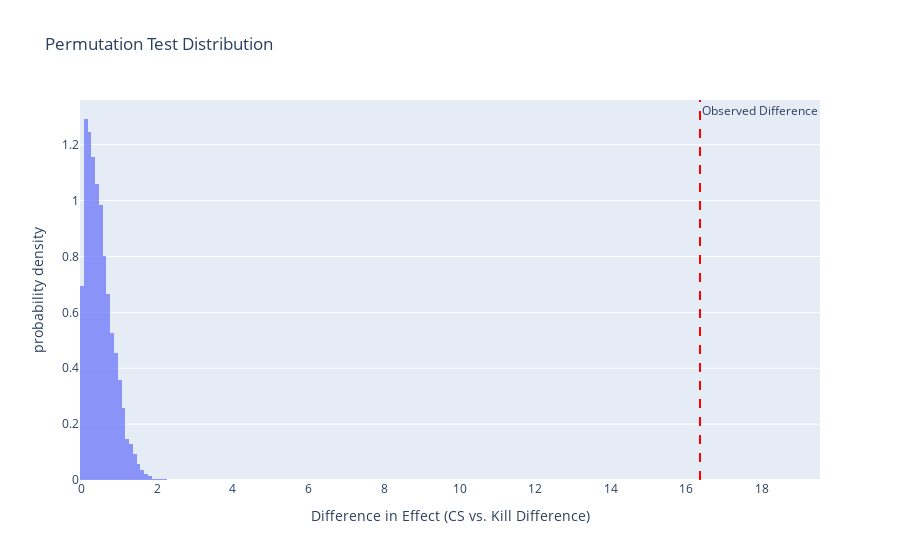

Write notebook code for a chart like this one.
### Markdown cell above
## Step 4: Hypothesis Testing

### Code cell
# Null Hypothesis: CS difference and Kill difference at 10 minutes have the same effect on winning. 

# Alternative Hypothesis: CS difference or Kill difference at 10 minutes has a significantly stronger effect on winning. 

# Test Statistic: Mean Difference 

new_cleaned = cleaned.dropna(subset=['csdiffat10', 'killdiffat10', 'golddiffat10', 'xpdiffat10'])

cs_diff = new_cleaned['csdiffat10'].values
kill_diff = new_cleaned['killdiffat10'].values
win = new_cleaned['result'].values

cs_win_mean = np.mean(cs_diff[win == 1])
cs_lose_mean = np.mean(cs_diff[win == 0])
kill_win_mean = np.mean(kill_diff[win == 1])
kill_lose_mean = np.mean(kill_diff[win == 0])

obs_cs_diff = cs_win_mean - cs_lose_mean
obs_kill_diff = kill_win_mean - kill_lose_mean

n = 10000
perm_diffs = np.zeros(n)

for i in range(n):
    perm_labels = np.random.permutation(win)
    perm_cs_win_mean = np.mean(cs_diff[perm_labels == 1])
    perm_cs_lose_mean = np.mean(cs_diff[perm_labels == 0])
    perm_kill_win_mean = np.mean(kill_diff[perm_labels == 1])
    perm_kill_lose_mean = np.mean(kill_diff[perm_labels == 0])
    
    perm_diffs[i] = abs((perm_cs_win_mean - perm_cs_lose_mean) - (perm_kill_win_mean - perm_kill_lose_mean))

obs_diff = abs(obs_cs_diff - obs_kill_diff)
p_value = np.mean(perm_diffs >= obs_diff)

obs_diff, p_value

perm_df = pd.DataFrame({'Permutation Differences': perm_diffs})

fig = px.histogram(
    perm_df,
    x="Permutation Differences",
    nbins=50,
    histnorm='probability density',
    title="Permutation Test Distribution",
    labels={"Permutation Differences": "Difference in Effect (CS vs. Kill Difference)"},
    opacity=0.7
)

fig.add_vline(x=obs_diff, line_dash="dash", line_color="red", annotation_text="Observed Difference")

fig.show()

### Figure 1 — Plotly figure (JSON) as saved in the notebook; plotly's stock layout.template omitted (floating-point values rounded to 4 significant figures; data arrays with more than 128 entries replaced by an {"elided": "..."} marker saying what was removed)
{"data": [{"alignmentgroup": "True", "bingroup": "x", "histnorm": "probability density", "hovertemplate": "Difference in Effect (CS vs. Kill Difference)=%{x}<br>probability density=%{y}<extra></extra>", "legendgroup": "", "marker": {"color": "#636efa", "opacity": 0.7, "pattern": {"shape": ""}}, "name": "", "nbinsx": 50, "offsetgroup": "", "orientation": "v", "showlegend": false, "type": "histogram", "x": {"elided": "10000 float values"}, "xaxis": "x", "yaxis": "y"}], "layout": {"annotations": [{"showarrow": false, "text": "Observed Difference", "x": 16.36, "xanchor": "left", "xref": "x", "y": 1, "yanchor": "top", "yref": "y domain"}], "barmode": "relative", "legend": {"tracegroupgap": 0}, "shapes": [{"line": {"color": "red", "dash": "dash"}, "type": "line", "x0": 16.36, "x1": 16.36, "xref": "x", "y0": 0, "y1": 1, "yref": "y domain"}], "title": {"text": "Permutation Test Distribution"}, "xaxis": {"anchor": "y", "domain": [0, 1], "title": {"text": "Difference in Effect (CS vs. Kill Difference)"}}, "yaxis": {"anchor": "x", "domain": [0, 1], "title": {"text": "probability density"}}}}
